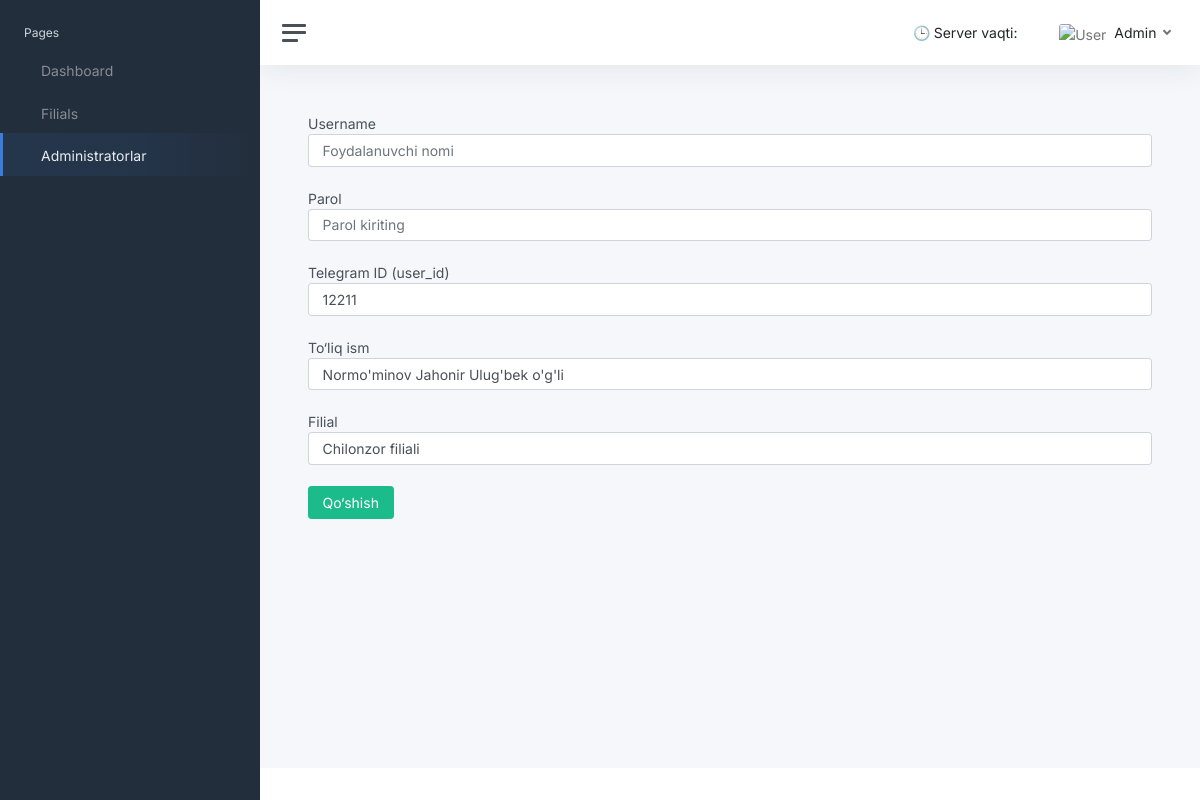
Page /superadmin/admins/3/ (signed in) on the committed database.
### apps/superadmin/models.py (models this page shows, shortened)
class Administrator(models.Model):
    user = models.OneToOneField(User, on_delete=models.CASCADE)
    telegram_id = models.BigIntegerField(unique=True)
    filial = models.ForeignKey(Filial, on_delete=models.SET_NULL, null=True, blank=True)
    full_name = models.CharField(max_length=255)

### apps/superadmin/views.py (the view)
# urls.py: path('admins/<int:pk>/', views.admin_detail, name='admin_adminstrator_detail'),
@login_required(login_url="/login/")
def admin_detail(request, pk):
    if not request.user.is_superuser:
        return redirect('/login/')
    admin = Administrator.objects.get(id=pk)
    if request.method == 'POST':
        form = AdminUserForm(request.POST, request.FILES, instance=admin)
        if form.is_valid():
            form.save()
            return redirect('admin_adminstrators')
    else:
        form = AdminUserForm(instance=admin)
    return render(request, 'home/superuser/adminstrator_detail.html', {
        'form': form,
        'segment': 'admins',
        'admin': admin
    })

### apps/superadmin/forms.py (shortened to what this page needs)
class AdminUserForm(forms.ModelForm):
    username = forms.CharField(
        label="Username",
        widget=forms.TextInput(attrs={
            "class": "form-control",
            "placeholder": "Foydalanuvchi nomi"
        })
    )
    password = forms.CharField(
        label="Parol",
        widget=forms.PasswordInput(attrs={
            "class": "form-control",
            "placeholder": "Parol kiriting"
        })
    )
    telegram_id = forms.IntegerField(
        label="Telegram ID (user_id)",
        widget=forms.NumberInput(attrs={
            "class": "form-control",
            "placeholder": "Telegram user_id"
        })
    )
    full_name = forms.CharField(
        label="To‘liq ism",
        widget=forms.TextInput(attrs={
            "class": "form-control",
            "placeholder": "Ism Familiya"
        })
    )
    filial = forms.ModelChoiceField(
        queryset=Filial.objects.all(),
        label="Filial",
        widget=forms.Select(attrs={
            "class": "form-control"
        })
    )
    class Meta:
        model = Administrator
        fields = ['telegram_id', 'full_name', 'filial']

### apps/superadmin/models.py (called while the page is built)
    def __str__(self):
        return self.filial_name if self.filial_name else "Unnamed Location"

### apps/templates/home/superuser/adminstrator_detail.html (shortened to what this page needs)
{% extends "layouts/base.html" %}
{% load static %}
{% block body_class %} Tahrirlash {% endblock body_class %}
{% block stylesheets %}
<link href="{% static 'css/app.css' %}" rel="stylesheet" xmlns="http://www.w3.org/1999/html">
{% endblock stylesheets %}
{% block content %}
			<main class="content">
				<div class="container-fluid p-0">
					<div class="card-body">
                        <form role="form" method="post" action="">
                            <div class="form-group">
                                <label for="id_username">Username</label>
                                {{ form.username }}
                            </div>
                            <br>
                            <div class="form-group">
                                <label for="id_password">Parol</label>
                                {{ form.password }}
                            </div>
                            <br>
                            <div class="form-group">
                                <label for="id_telegram_id">Telegram ID (user_id)</label>
                                {{ form.telegram_id }}
                            </div>
                            <br>
                            <div class="form-group">
                                <label for="id_name">To‘liq ism</label>
                                {{ form.full_name }}
                            </div>
                            <br>
                            <div class="form-group">
                                <label for="id_location">Filial</label>
                                {{ form.filial }}
                            </div>
                            <br>
                            <div class="row">
                                <div class="col-12">
                                    <input type="submit" class="btn btn-success float-right" value="Qo‘shish">
                                </div>
                            </div>
                        </form>
					</div>
				</div>
            </main>
{% endblock content %}

### rows in the picture
Administrator: telegram_id "12211", full_name "Normo'minov Jahonir Ulug'bek o'g'li", filial "Chilonzor filiali"
